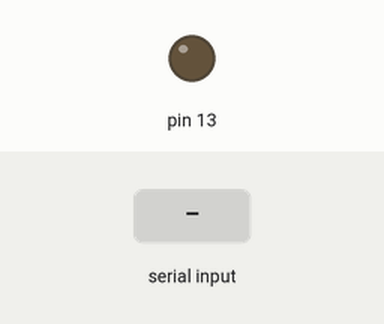
The sketch below on a simulated Arduino Mega 2560, built with avr-gcc and run on an emulated ATmega2560. Shown: output pins drawn as LEDs (lit = HIGH). The test bench sets the inputs (shaded band).

Above: at 1.2 s.
1.3 s: "1" received over the second serial link
At 2.4 s:
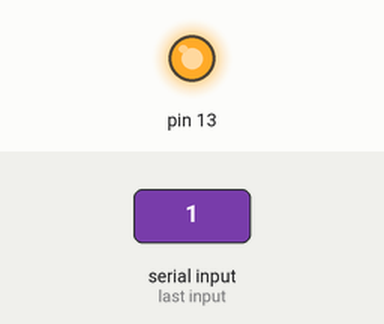
2.8 s: "0" received over the second serial link
At 3.6 s:
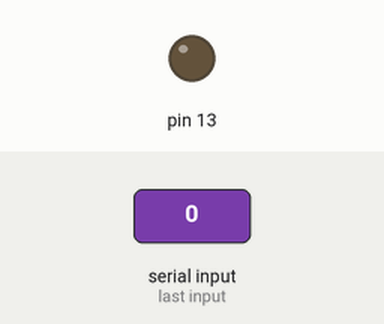
Timing chart, 0 to 5.8 s (numbered marks = the images above; inputs shaded):
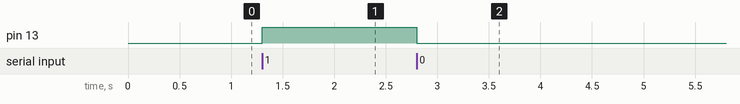

The sketch:

Bluetooth_inbuilt_LED.ino
```cpp
void setup() {
  Serial1.begin(9600);
  pinMode(13, OUTPUT);
}

void loop() {
  char data;
  data = Serial1.read();
  if (data == '1')
  {
    do
    {
      digitalWrite(13, HIGH);
      data = Serial1.read();
    }while(data != '0');
  }
  else
    digitalWrite(13, LOW);
}
```

Measured:
- after the input at 1.3 s, pin 13: LOW → HIGH at once
- after the input at 2.8 s, pin 13: HIGH → LOW at once
